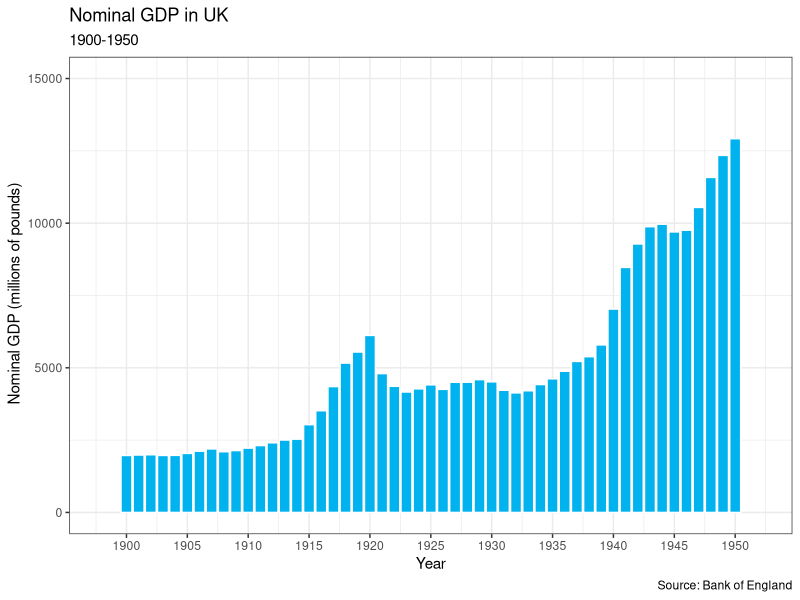

The R source for this figure:
## ---- chunk 1
knitr::opts_chunk$set(echo = FALSE)

library(tidyverse)
library(readr)
library(ggplot2)
library(scales)

gdp <- read_csv("GDP_UK.csv")
## ---- chunk 2

gdpplot <- ggplot(gdp, aes(x = DATE, y = NGDPMPUKA)) +
  geom_histogram(stat="identity", fill = "deepskyblue2",color="white") +
  theme_bw()  +
  labs (title = "Nominal GDP in UK",
        subtitle="1900-1950",
        y = " Nominal GDP (millions of pounds)", x = "Year",
        caption = "Source: Bank of England") +
   
scale_x_date(date_breaks = "5 years", 
               date_labels = "%Y", 
               limits=c(as.Date("1898-01-01"), as.Date("1952-01-01")))+
  
scale_y_continuous(limits = c(0,15000))
  

print(gdpplot)
